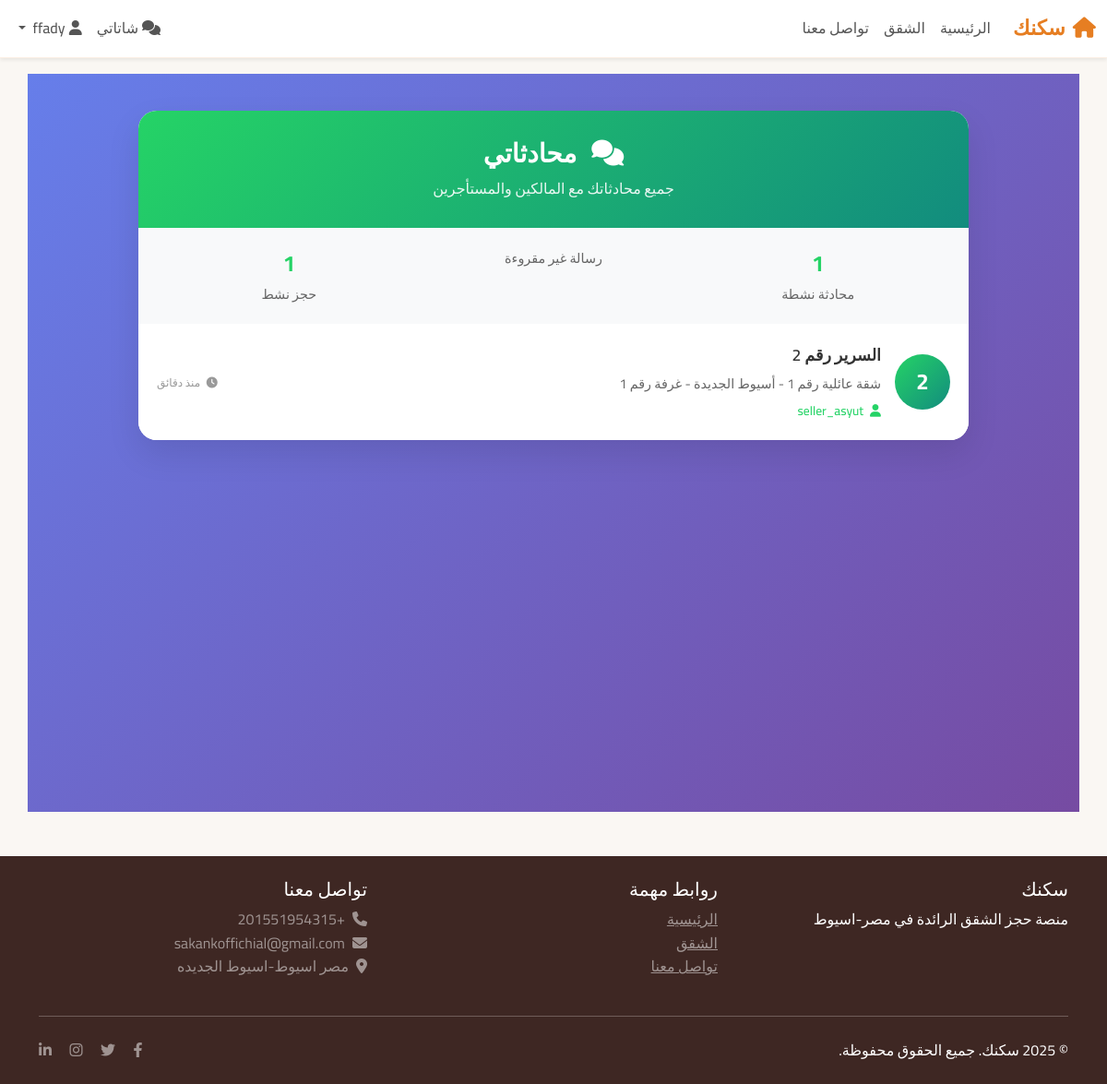
The page /bookings/user-chats/ (signed in) on the database as committed earlier.
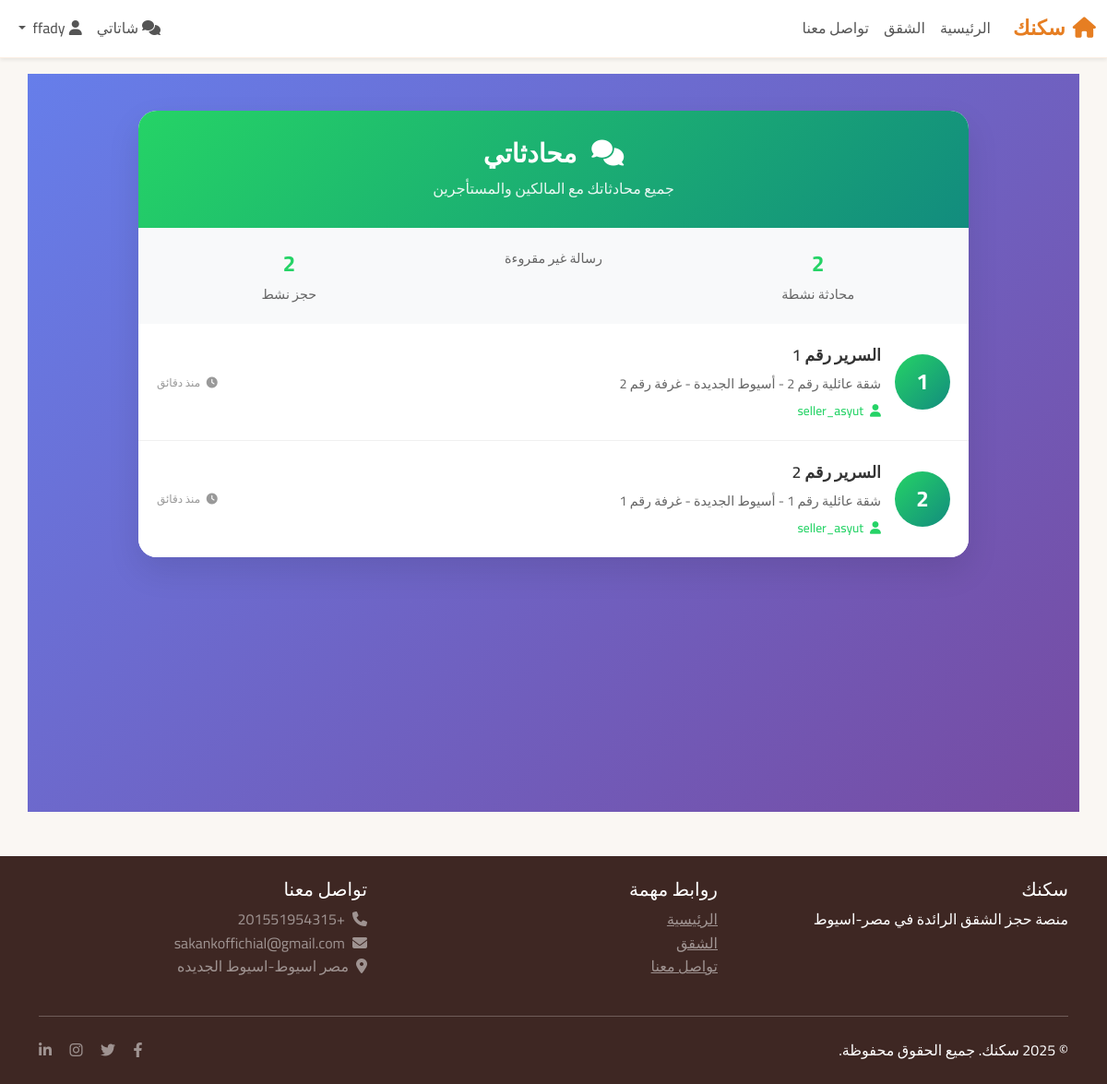
The same page on the database as committed later.
### bookings/models.py (models this page shows, shortened)
class Booking(models.Model):
    STATUS_CHOICES = [
        ('pending', 'في الانتظار'),
        ('confirmed', 'مؤكد'),
        ('cancelled', 'ملغي'),
        ('completed', 'مكتمل'),
    ]
    PAYMENT_STATUS_CHOICES = [
        ('pending', 'في الانتظار'),
        ('paid', 'مدفوع'),
        ('failed', 'فشل'),
        ('refunded', 'مسترد'),
    ]
    user = models.ForeignKey(
        User,
        on_delete=models.CASCADE,
        related_name='bookings',
        verbose_name='المستخدم'
    )
    order = models.ForeignKey(
        'BookingOrder',
        on_delete=models.CASCADE,
        related_name='bookings',
        null=True,
        blank=True,
        verbose_name='الأمر'
    )
    bed = models.ForeignKey(
        Bed,
        on_delete=models.CASCADE,
        related_name='bookings',
        verbose_name='السرير'
    )
    start_date = models.DateField(
        verbose_name='تاريخ البداية'
    )
    end_date = models.DateField(
        verbose_name='تاريخ النهاية'
    )
    monthly_price = models.DecimalField(
        max_digits=10,
        decimal_places=2,
        verbose_name='السعر الشهري'
    )
    total_amount = models.DecimalField(
        max_digits=10,
        decimal_places=2,
        verbose_name='المبلغ الإجمالي'
    )
    commission_amount = models.DecimalField(
        max_digits=10,
        decimal_places=2,
        default=150,
        verbose_name='عمولة السرير'
    )
    status = models.CharField(
        max_length=15,
        choices=STATUS_CHOICES,
        default='pending',
        verbose_name='حالة الحجز'
    )
    payment_status = models.CharField(
        max_length=15,
        choices=PAYMENT_STATUS_CHOICES,
        default='pending',
        verbose_name='حالة الدفع'
    )
    stripe_payment_intent_id = models.CharField(
        max_length=200,
        blank=True,
        verbose_name='معرف نية الدفع في Stripe'
    )
    notes = models.TextField(
        blank=True,
        verbose_name='ملاحظات'
    )
    created_at = models.DateTimeField(
        auto_now_add=True,
        verbose_name='تاريخ الإنشاء'
    )
    updated_at = models.DateTimeField(
        auto_now=True,
        verbose_name='تاريخ التحديث'
    )
    class Meta:
        verbose_name = 'حجز'
        verbose_name_plural = 'الحجوزات'
        ordering = ['-created_at']

### listings/models.py (models this page shows, shortened)
class Bed(models.Model):
    STATUS_CHOICES = [
        ('available', 'متاح'),
        ('booked', 'محجوز'),
        ('maintenance', 'صيانة'),
    ]
    room = models.ForeignKey(
        Room,
        on_delete=models.CASCADE,
        related_name='beds',
        verbose_name='الغرفة'
    )
    bed_number = models.CharField(
        max_length=10,
        verbose_name='رقم السرير'
    )
    monthly_price = models.DecimalField(
        max_digits=10,
        decimal_places=2,
        verbose_name='السعر الشهري'
    )
    status = models.CharField(
        max_length=15,
        choices=STATUS_CHOICES,
        default='available',
        verbose_name='الحالة'
    )
    class Meta:
        verbose_name = 'سرير'
        verbose_name_plural = 'الأسرة'
        unique_together = ['room', 'bed_number']

class Room(models.Model):
    apartment = models.ForeignKey(
        Apartment,
        on_delete=models.CASCADE,
        related_name='rooms',
        verbose_name='الشقة'
    )
    name = models.CharField(
        max_length=100,
        verbose_name='اسم/رقم الغرفة'
    )
    bed_count = models.PositiveIntegerField(
        verbose_name='عدد الأسرة'
    )
    room_image = models.ImageField(
        upload_to='rooms/',
        blank=True,
        verbose_name='صورة الغرفة'
    )
    description = models.TextField(
        blank=True,
        verbose_name='وصف الغرفة'
    )
    class Meta:
        verbose_name = 'غرفة'
        verbose_name_plural = 'الغرف'
        unique_together = ['apartment', 'name']

class Apartment(models.Model):
    name = models.CharField(
        max_length=200,
        verbose_name='اسم الشقة'
    )
    location = models.ForeignKey(
        Location,
        on_delete=models.CASCADE,
        related_name='apartments',
        verbose_name='الموقع'
    )
    description = models.TextField(
        verbose_name='الوصف'
    )
    owner = models.ForeignKey(
        User,
        on_delete=models.CASCADE,
        related_name='apartments',
        verbose_name='المالك'
    )
    main_image = models.ImageField(
        upload_to='apartments/main/',
        verbose_name='الصورة الرئيسية'
    )
    is_active = models.BooleanField(
        default=True,
        verbose_name='نشط'
    )
    created_at = models.DateTimeField(
        auto_now_add=True,
        verbose_name='تاريخ الإنشاء'
    )
    updated_at = models.DateTimeField(
        auto_now=True,
        verbose_name='تاريخ التحديث'
    )
    class Meta:
        verbose_name = 'شقة'
        verbose_name_plural = 'الشقق'
        ordering = ['-created_at']

### accounts/models.py (models this page shows, shortened)
class User(AbstractUser):
    USER_TYPE_CHOICES = [
        ('buyer', 'مشتري'),
        ('seller', 'بائع'),
    ]
    user_type = models.CharField(
        max_length=10,
        choices=USER_TYPE_CHOICES,
        default='buyer',
        verbose_name='نوع الحساب'
    )
    phone = models.CharField(
        max_length=15,
        blank=True,
        verbose_name='رقم الهاتف'
    )
    is_verified = models.BooleanField(
        default=False,
        verbose_name='تم التحقق'
    )
    created_at = models.DateTimeField(
        auto_now_add=True,
        verbose_name='تاريخ الإنشاء'
    )
    contract_accepted = models.BooleanField(default=False, verbose_name='تمت الموافقة على العقد')
    contract_accepted_at = models.DateTimeField(null=True, blank=True, verbose_name='تاريخ الموافقة على العقد')
    contract_accepted_ip = models.CharField(max_length=45, null=True, blank=True, verbose_name='IP الموافقة على العقد')
    class Meta:
        verbose_name = 'مستخدم'
        verbose_name_plural = 'المستخدمون'

### bookings/views.py (the view)
# urls.py: path('user-chats/', views.user_chats, name='user_chats'),
@login_required
def user_chats(request):
    user = request.user
    from django.db.models import Q
    booking_ids = Message.objects.filter(Q(sender=user) | Q(receiver=user)).values_list('booking_id', flat=True).distinct()
    bookings_with_msgs = Booking.objects.filter(id__in=booking_ids)
    chats = []
    for booking in bookings_with_msgs:
        last_msg = booking.messages.order_by('-sent_at').first()
        if last_msg:
            other_user = last_msg.sender if last_msg.sender != user else last_msg.receiver
        else:
            other_user = None
        unread_count = booking.messages.filter(receiver=user, is_read=False).count()
        chats.append({
            'booking': booking,
            'other_user': other_user,
            'unread_count': unread_count,
        })
    return render(request, 'bookings/user_chats.html', {'chats': chats})

### templates/bookings/user_chats.html (shortened to what this page needs)
{% extends 'base.html' %}
{% load static %}
{% block content %}
<div class="chats-container">
    <div class="container">
        <div class="chats-card">
            <div class="chats-header">
                <h3><i class="fas fa-comments me-3"></i>محادثاتي</h3>
                <p class="mb-0 mt-2" style="opacity: 0.9;">جميع محادثاتك مع المالكين والمستأجرين</p>
            </div>
            {% if chats %}
                <div class="stats-row">
                    <div class="stat-item">
                        <span class="stat-number">{{ chats|length }}</span>
                        <span class="stat-label">محادثة نشطة</span>
                    </div>
                    <div class="stat-item">
                        <span class="stat-label">رسالة غير مقروءة</span>
                    </div>
                    <div class="stat-item">
                        <span class="stat-number">{{ chats|length }}</span>
                        <span class="stat-label">حجز نشط</span>
                    </div>
                </div>
                <div class="chats-list">
                    {% for chat in chats %}
                        <a href="{% url 'bookings:chat' chat.booking.id %}" class="chat-item">
                            <div class="chat-avatar">
                                {{ chat.booking.bed.bed_number }}
                            </div>
                            <div class="chat-info">
                                <div class="chat-title">
                                    السرير رقم {{ chat.booking.bed.bed_number }}
                                </div>
                                <div class="chat-subtitle">
                                    {{ chat.booking.bed.room.apartment.name }} - {{ chat.booking.bed.room.name }}
                                </div>
                                <div class="chat-user">
                                    <i class="fas fa-user me-1"></i>
                                    {{ chat.other_user.get_full_name|default:chat.other_user.username }}
                                </div>
                            </div>
                            <div class="chat-badges">
                                <span class="chat-time">
                                    <i class="fas fa-clock me-1"></i>
                                    منذ دقائق
                                </span>
                            </div>
                        </a>
                    {% endfor %}
                </div>
            {% endif %}
        </div>
    </div>
</div>
{% endblock %}

Rows that differ between the two databases and show on the page:
added Booking: booking.bed.bed_number "1", booking.bed.room.apartment.name "شقة عائلية رقم 2 - أسيوط الجديدة", booking.bed.room.name "غرفة رقم 2", other_user.get_full_name "seller_asyut"
Other text that changed with them:
{{ chats|length }}: "1" → "2"
